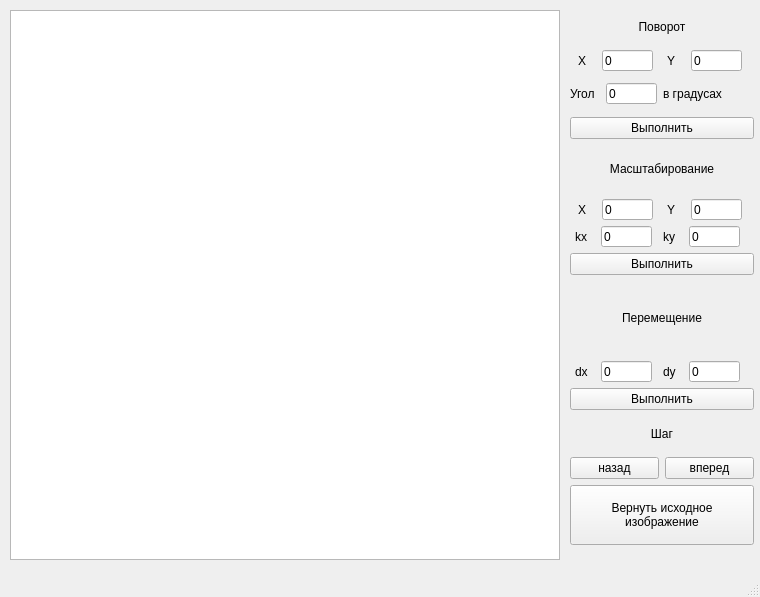
<?xml version="1.0" encoding="UTF-8"?>
<ui version="4.0">
 <class>MainWindow</class>
 <widget class="QMainWindow" name="MainWindow">
  <property name="geometry">
   <rect>
    <x>0</x>
    <y>0</y>
    <width>760</width>
    <height>597</height>
   </rect>
  </property>
  <property name="sizePolicy">
   <sizepolicy hsizetype="Fixed" vsizetype="Fixed">
    <horstretch>0</horstretch>
    <verstretch>0</verstretch>
   </sizepolicy>
  </property>
  <property name="windowTitle">
   <string>MainWindow</string>
  </property>
  <widget class="QWidget" name="centralwidget">
   <widget class="QGraphicsView" name="graphicsView">
    <property name="enabled">
     <bool>true</bool>
    </property>
    <property name="geometry">
     <rect>
      <x>10</x>
      <y>10</y>
      <width>550</width>
      <height>550</height>
     </rect>
    </property>
    <property name="verticalScrollBarPolicy">
     <enum>Qt::ScrollBarAlwaysOff</enum>
    </property>
    <property name="horizontalScrollBarPolicy">
     <enum>Qt::ScrollBarAlwaysOff</enum>
    </property>
    <property name="renderHints">
     <set>QPainter::NonCosmeticDefaultPen|QPainter::SmoothPixmapTransform|QPainter::TextAntialiasing</set>
    </property>
    <property name="transformationAnchor">
     <enum>QGraphicsView::NoAnchor</enum>
    </property>
   </widget>
   <widget class="QWidget" name="layoutWidget">
    <property name="geometry">
     <rect>
      <x>570</x>
      <y>10</y>
      <width>184</width>
      <height>535</height>
     </rect>
    </property>
    <layout class="QVBoxLayout" name="verticalLayout_4">
     <item>
      <layout class="QVBoxLayout" name="verticalLayout">
       <item>
        <widget class="QLabel" name="label">
         <property name="text">
          <string>Поворот</string>
         </property>
         <property name="alignment">
          <set>Qt::AlignCenter</set>
         </property>
        </widget>
       </item>
       <item>
        <layout class="QHBoxLayout" name="horizontalLayout">
         <item>
          <widget class="QLabel" name="label_2">
           <property name="maximumSize">
            <size>
             <width>10</width>
             <height>21</height>
            </size>
           </property>
           <property name="text">
            <string>X</string>
           </property>
          </widget>
         </item>
         <item>
          <widget class="QLineEdit" name="rotateXLineEdit">
           <property name="maximumSize">
            <size>
             <width>51</width>
             <height>21</height>
            </size>
           </property>
           <property name="text">
            <string>0</string>
           </property>
          </widget>
         </item>
         <item>
          <widget class="QLabel" name="label_3">
           <property name="maximumSize">
            <size>
             <width>10</width>
             <height>21</height>
            </size>
           </property>
           <property name="text">
            <string>Y</string>
           </property>
          </widget>
         </item>
         <item>
          <widget class="QLineEdit" name="rotateYLineEdit">
           <property name="maximumSize">
            <size>
             <width>51</width>
             <height>21</height>
            </size>
           </property>
           <property name="text">
            <string>0</string>
           </property>
          </widget>
         </item>
        </layout>
       </item>
       <item>
        <layout class="QHBoxLayout" name="horizontalLayout_2">
         <item>
          <widget class="QLabel" name="label_4">
           <property name="maximumSize">
            <size>
             <width>30</width>
             <height>21</height>
            </size>
           </property>
           <property name="text">
            <string>Угол</string>
           </property>
          </widget>
         </item>
         <item>
          <widget class="QLineEdit" name="rotateAngleLineEdit">
           <property name="maximumSize">
            <size>
             <width>51</width>
             <height>21</height>
            </size>
           </property>
           <property name="text">
            <string>0</string>
           </property>
          </widget>
         </item>
         <item>
          <widget class="QLabel" name="label_5">
           <property name="text">
            <string>в градусах</string>
           </property>
          </widget>
         </item>
        </layout>
       </item>
       <item>
        <widget class="QPushButton" name="rotateButton">
         <property name="text">
          <string>Выполнить</string>
         </property>
        </widget>
       </item>
      </layout>
     </item>
     <item>
      <layout class="QVBoxLayout" name="verticalLayout_6">
       <item>
        <widget class="QLabel" name="label_6">
         <property name="text">
          <string>Масштабирование</string>
         </property>
         <property name="alignment">
          <set>Qt::AlignCenter</set>
         </property>
        </widget>
       </item>
       <item>
        <layout class="QHBoxLayout" name="horizontalLayout_3">
         <item>
          <widget class="QLabel" name="label_7">
           <property name="maximumSize">
            <size>
             <width>10</width>
             <height>21</height>
            </size>
           </property>
           <property name="text">
            <string>X</string>
           </property>
          </widget>
         </item>
         <item>
          <widget class="QLineEdit" name="scaleXLineEdit">
           <property name="maximumSize">
            <size>
             <width>51</width>
             <height>21</height>
            </size>
           </property>
           <property name="text">
            <string>0</string>
           </property>
          </widget>
         </item>
         <item>
          <widget class="QLabel" name="label_8">
           <property name="maximumSize">
            <size>
             <width>10</width>
             <height>21</height>
            </size>
           </property>
           <property name="text">
            <string>Y</string>
           </property>
          </widget>
         </item>
         <item>
          <widget class="QLineEdit" name="scaleYLineEdit">
           <property name="maximumSize">
            <size>
             <width>51</width>
             <height>21</height>
            </size>
           </property>
           <property name="text">
            <string>0</string>
           </property>
          </widget>
         </item>
        </layout>
       </item>
       <item>
        <layout class="QHBoxLayout" name="horizontalLayout_4">
         <property name="leftMargin">
          <number>0</number>
         </property>
         <property name="rightMargin">
          <number>5</number>
         </property>
         <item>
          <widget class="QLabel" name="label_9">
           <property name="maximumSize">
            <size>
             <width>15</width>
             <height>21</height>
            </size>
           </property>
           <property name="text">
            <string>kx</string>
           </property>
          </widget>
         </item>
         <item>
          <widget class="QLineEdit" name="scaleKxLineEdit">
           <property name="maximumSize">
            <size>
             <width>51</width>
             <height>21</height>
            </size>
           </property>
           <property name="text">
            <string>0</string>
           </property>
          </widget>
         </item>
         <item>
          <widget class="QLabel" name="label_10">
           <property name="maximumSize">
            <size>
             <width>15</width>
             <height>21</height>
            </size>
           </property>
           <property name="text">
            <string>ky</string>
           </property>
          </widget>
         </item>
         <item>
          <widget class="QLineEdit" name="scaleKyLineEdit">
           <property name="maximumSize">
            <size>
             <width>51</width>
             <height>21</height>
            </size>
           </property>
           <property name="text">
            <string>0</string>
           </property>
          </widget>
         </item>
        </layout>
       </item>
       <item>
        <widget class="QPushButton" name="scaleButton">
         <property name="text">
          <string>Выполнить</string>
         </property>
        </widget>
       </item>
      </layout>
     </item>
     <item>
      <layout class="QVBoxLayout" name="verticalLayout_2">
       <item>
        <widget class="QLabel" name="label_11">
         <property name="text">
          <string>Перемещение</string>
         </property>
         <property name="alignment">
          <set>Qt::AlignCenter</set>
         </property>
        </widget>
       </item>
       <item>
        <layout class="QHBoxLayout" name="horizontalLayout_6">
         <property name="leftMargin">
          <number>0</number>
         </property>
         <property name="rightMargin">
          <number>5</number>
         </property>
         <item>
          <widget class="QLabel" name="label_14">
           <property name="maximumSize">
            <size>
             <width>15</width>
             <height>21</height>
            </size>
           </property>
           <property name="text">
            <string>dx</string>
           </property>
          </widget>
         </item>
         <item>
          <widget class="QLineEdit" name="moveDxLineEdit">
           <property name="maximumSize">
            <size>
             <width>51</width>
             <height>21</height>
            </size>
           </property>
           <property name="text">
            <string>0</string>
           </property>
          </widget>
         </item>
         <item>
          <widget class="QLabel" name="label_15">
           <property name="maximumSize">
            <size>
             <width>15</width>
             <height>21</height>
            </size>
           </property>
           <property name="text">
            <string>dy</string>
           </property>
          </widget>
         </item>
         <item>
          <widget class="QLineEdit" name="moveDyLineEdit">
           <property name="maximumSize">
            <size>
             <width>51</width>
             <height>21</height>
            </size>
           </property>
           <property name="text">
            <string>0</string>
           </property>
          </widget>
         </item>
        </layout>
       </item>
       <item>
        <widget class="QPushButton" name="moveButton">
         <property name="text">
          <string>Выполнить</string>
         </property>
        </widget>
       </item>
      </layout>
     </item>
     <item>
      <layout class="QVBoxLayout" name="verticalLayout_3">
       <item>
        <widget class="QLabel" name="label_12">
         <property name="text">
          <string>Шаг</string>
         </property>
         <property name="alignment">
          <set>Qt::AlignCenter</set>
         </property>
        </widget>
       </item>
       <item>
        <layout class="QHBoxLayout" name="horizontalLayout_5">
         <item>
          <widget class="QPushButton" name="stepBackButton">
           <property name="text">
            <string>назад</string>
           </property>
          </widget>
         </item>
         <item>
          <widget class="QPushButton" name="stepForwardButton">
           <property name="text">
            <string>вперед</string>
           </property>
          </widget>
         </item>
        </layout>
       </item>
       <item>
        <widget class="QPushButton" name="defaultImageButton">
         <property name="minimumSize">
          <size>
           <width>0</width>
           <height>60</height>
          </size>
         </property>
         <property name="maximumSize">
          <size>
           <width>16777215</width>
           <height>60</height>
          </size>
         </property>
         <property name="text">
          <string>Вернуть исходное
изображение</string>
         </property>
        </widget>
       </item>
      </layout>
     </item>
    </layout>
   </widget>
  </widget>
  <widget class="QStatusBar" name="statusbar"/>
 </widget>
 <resources/>
 <connections/>
</ui>
